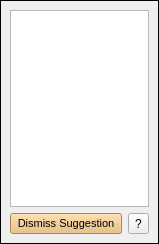
<?xml version="1.0" encoding="UTF-8"?>
<ui version="4.0">
 <class>Form</class>
 <widget class="QWidget" name="Form">
  <property name="geometry">
   <rect>
    <x>0</x>
    <y>0</y>
    <width>159</width>
    <height>244</height>
   </rect>
  </property>
  <property name="sizePolicy">
   <sizepolicy hsizetype="Preferred" vsizetype="Fixed">
    <horstretch>0</horstretch>
    <verstretch>0</verstretch>
   </sizepolicy>
  </property>
  <property name="windowTitle">
   <string>Form</string>
  </property>
  <layout class="QVBoxLayout" name="verticalLayout">
   <property name="spacing">
    <number>0</number>
   </property>
   <property name="leftMargin">
    <number>0</number>
   </property>
   <property name="topMargin">
    <number>0</number>
   </property>
   <property name="rightMargin">
    <number>0</number>
   </property>
   <property name="bottomMargin">
    <number>0</number>
   </property>
   <item>
    <widget class="QFrame" name="comment">
     <property name="whatsThis">
      <string>&lt;html&gt;&lt;head/&gt;&lt;body&gt;&lt;p&gt;&lt;br/&gt;&lt;/p&gt;&lt;/body&gt;&lt;/html&gt;</string>
     </property>
     <property name="styleSheet">
      <string notr="true">QFrame#comment {border: 1px solid black;}</string>
     </property>
     <property name="frameShape">
      <enum>QFrame::StyledPanel</enum>
     </property>
     <property name="frameShadow">
      <enum>QFrame::Raised</enum>
     </property>
     <layout class="QVBoxLayout" name="verticalLayout_2" stretch="0,0">
      <item>
       <widget class="QTextBrowser" name="commentText">
        <property name="font">
         <font>
          <weight>50</weight>
          <bold>false</bold>
         </font>
        </property>
        <property name="whatsThis">
         <string>&lt;html&gt;&lt;head/&gt;&lt;body&gt;&lt;p&gt;&lt;span style=&quot; font-family:'Arial'; color:#000000; background-color:transparent;&quot;&gt;To add your own syntax hints, edit the Syntax_Rules.txt file. You can also share this file with others.&lt;/span&gt;&lt;/p&gt;&lt;/body&gt;&lt;/html&gt;</string>
        </property>
        <property name="readOnly">
         <bool>true</bool>
        </property>
        <property name="openExternalLinks">
         <bool>true</bool>
        </property>
       </widget>
      </item>
      <item>
       <layout class="QHBoxLayout" name="horizontalLayout">
        <item>
         <widget class="QPushButton" name="dismissButton">
          <property name="font">
           <font>
            <pointsize>8</pointsize>
           </font>
          </property>
          <property name="styleSheet">
           <string notr="true">background-color: rgb(233, 185, 110)</string>
          </property>
          <property name="text">
           <string>Dismiss Suggestion</string>
          </property>
         </widget>
        </item>
        <item>
         <widget class="QToolButton" name="helpButton">
          <property name="toolTip">
           <string>To add your own syntax hints, edit the Syntax_Rules.txt file. You can also share this file with others</string>
          </property>
          <property name="text">
           <string>?</string>
          </property>
         </widget>
        </item>
       </layout>
      </item>
     </layout>
    </widget>
   </item>
  </layout>
 </widget>
 <resources/>
 <connections/>
</ui>
